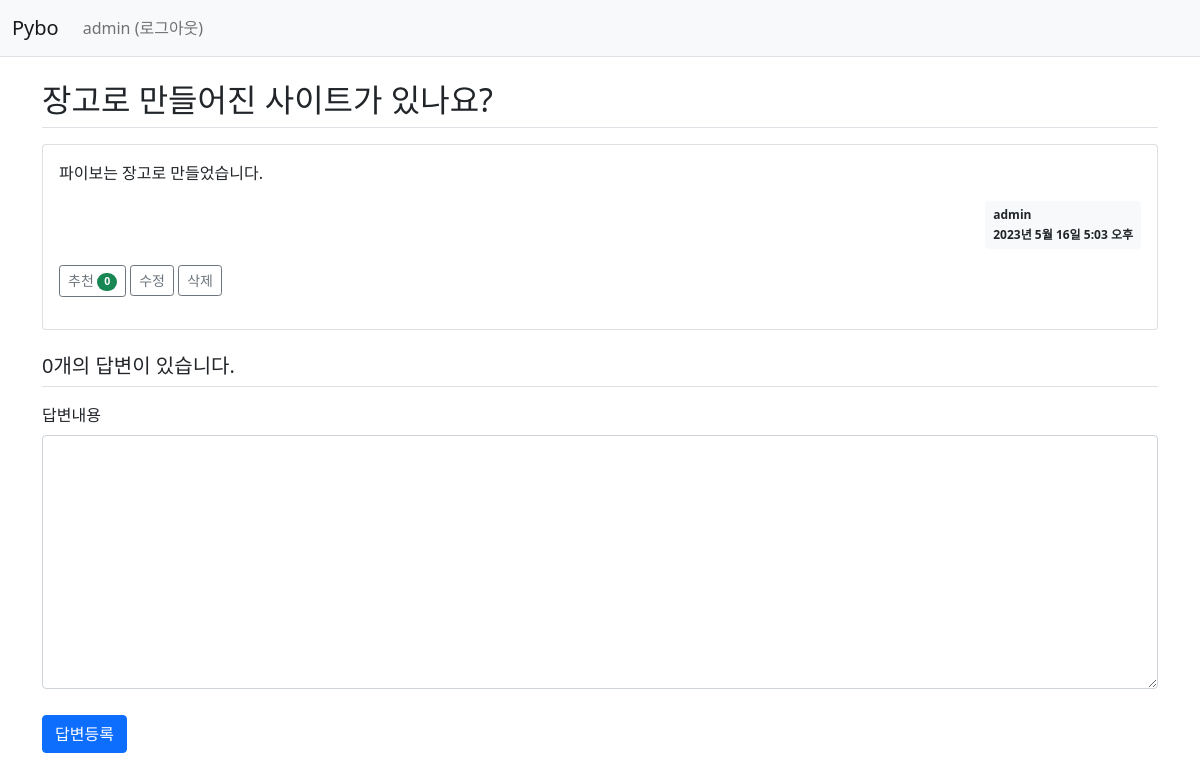
Screenshot of /3/ (signed in) with the database file from the repository.
### pybo/models.py (models this page shows, shortened)
class Question(models.Model):
    author = models.ForeignKey(User, on_delete=models.CASCADE, related_name='author_question')
    subject = models.CharField(max_length=200)
    content = models.TextField()
    create_date = models.DateTimeField()
    modify_date = models.DateTimeField(null=True, blank=True)
    voter = models.ManyToManyField(User, related_name='voter_question')

### pybo/views/base_views.py (the view)
def detail(request, question_id):
    question = get_object_or_404(Question, pk=question_id)
    context = {'question': question}
    return render(request, 'pybo/question_detail.html', context)

### pybo/templatetags/pybo_filter.py (called while the page is built)
@register.filter
def mark(value):
    extensions = ["nl2br", "fenced_code"]
    return mark_safe(markdown.markdown(value, extensions=extensions))

### templates/pybo/question_detail.html (shortened to what this page needs)
{% extends 'base.html' %}
{% load pybo_filter %}
{% block content %}
<div class="container my-3">
    <h2 class="border-bottom py-2">{{ question.subject }}</h2>
    <div class="card my-3">
        <div class="card-body">
            <div class="card-text">{{ question.content|mark }}</div>
            <div class="d-flex justify-content-end">
                <div class="badge bg-light text-dark p-2 text-start">
                    <div class="mb-2">{{ question.author.username }}</div>
                    <div>{{ question.create_date }}</div>
                </div>
            </div>
            <div class="my-3">
                <a href="javascript:void(0)" data-uri="{% url 'pybo:question_vote' question.id  %}"
                   class="recommend btn btn-sm btn-outline-secondary"> 추천
                    <span class="badge rounded-pill bg-success">{{question.voter.count}}</span>
                </a>
                {% if request.user == question.author %}
                <a href="{% url 'pybo:question_modify' question.id  %}"
                   class="btn btn-sm btn-outline-secondary">수정</a>
                <a href="javascript:void(0)" class="delete btn btn-sm btn-outline-secondary"
                   data-uri="{% url 'pybo:question_delete' question.id  %}">삭제</a>
                {% endif %}
            </div>
        </div>
    </div>
    <h5 class="border-bottom my-3 py-2">{{question.answer_set.count}}개의 답변이 있습니다.</h5>
    <form action="{% url 'pybo:answer_create' question.id %}" method="post" class="my-3">
        <div class="mb-3">
            <label for="content" class="form-label">답변내용</label>
            <textarea {% if not user.is_authenticated %}disabled{% endif %}
                      name="content" id="content" class="form-control" rows="10"></textarea>
        </div>
        <input type="submit" value="답변등록" class="btn btn-primary">
    </form>
</div>
{% endblock %}

### templates/navbar.html (shortened to what this page needs)
<nav class="navbar navbar-expand-lg navbar-light bg-light border-bottom">
    <div class="container-fluid">
        <a class="navbar-brand" href="{% url 'pybo:index' %}">Pybo</a>
        <div class="collapse navbar-collapse" id="navbarSupportedContent">
            <ul class="navbar-nav me-auto mb-2 mb-lg-0">
                <li class="nav-item">
                    {% if user.is_authenticated %}
                    <a class="nav-link" href="{% url 'common:logout' %}">{{ user.username }} (로그아웃)</a>
                    {% else %}
                    <a class="nav-link" href="{% url 'common:login' %}">로그인</a>
                    {% endif %}
                </li>
            </ul>
        </div>
    </div>
</nav>

### static/style.css (style rules this page uses)
textarea { width:100%; }
input[type=submit] { margin-top:10px; }

### rows the page displays
Question: subject "장고로 만들어진 사이트가 있나요?", content|mark "파이보는 장고로 만들었습니다.", author.username "admin", create_date "2023년 5월 16일 5:03 오후", voter.count "0", answer_set.count "0"

### other values shown
{{ user.username }} "admin"
